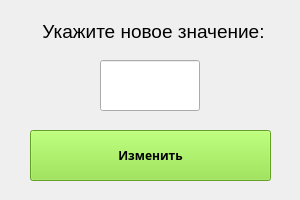
<?xml version="1.0" encoding="UTF-8"?>
<ui version="4.0">
 <class>b_change_popup</class>
 <widget class="QWidget" name="b_change_popup">
  <property name="geometry">
   <rect>
    <x>0</x>
    <y>0</y>
    <width>300</width>
    <height>200</height>
   </rect>
  </property>
  <property name="sizePolicy">
   <sizepolicy hsizetype="Fixed" vsizetype="Fixed">
    <horstretch>0</horstretch>
    <verstretch>0</verstretch>
   </sizepolicy>
  </property>
  <property name="minimumSize">
   <size>
    <width>300</width>
    <height>200</height>
   </size>
  </property>
  <property name="maximumSize">
   <size>
    <width>300</width>
    <height>200</height>
   </size>
  </property>
  <property name="windowTitle">
   <string>Изменить коэффициент</string>
  </property>
  <property name="inputMethodHints">
   <set>Qt::ImhDigitsOnly|Qt::ImhFormattedNumbersOnly</set>
  </property>
  <widget class="QLabel" name="label">
   <property name="geometry">
    <rect>
     <x>30</x>
     <y>20</y>
     <width>247</width>
     <height>22</height>
    </rect>
   </property>
   <property name="font">
    <font>
     <family>Ubuntu</family>
     <pointsize>14</pointsize>
     <weight>50</weight>
     <italic>false</italic>
     <bold>false</bold>
    </font>
   </property>
   <property name="inputMethodHints">
    <set>Qt::ImhDigitsOnly</set>
   </property>
   <property name="text">
    <string>Укажите новое значение:</string>
   </property>
   <property name="textFormat">
    <enum>Qt::AutoText</enum>
   </property>
   <property name="alignment">
    <set>Qt::AlignCenter</set>
   </property>
  </widget>
  <widget class="QPushButton" name="change_btn">
   <property name="geometry">
    <rect>
     <x>30</x>
     <y>130</y>
     <width>241</width>
     <height>51</height>
    </rect>
   </property>
   <property name="sizePolicy">
    <sizepolicy hsizetype="Minimum" vsizetype="Preferred">
     <horstretch>0</horstretch>
     <verstretch>0</verstretch>
    </sizepolicy>
   </property>
   <property name="palette">
    <palette>
     <active>
      <colorrole role="WindowText">
       <brush brushstyle="SolidPattern">
        <color alpha="255">
         <red>0</red>
         <green>0</green>
         <blue>0</blue>
        </color>
       </brush>
      </colorrole>
      <colorrole role="Button">
       <brush brushstyle="SolidPattern">
        <color alpha="255">
         <red>138</red>
         <green>226</green>
         <blue>52</blue>
        </color>
       </brush>
      </colorrole>
      <colorrole role="Light">
       <brush brushstyle="SolidPattern">
        <color alpha="255">
         <red>198</red>
         <green>255</green>
         <blue>143</blue>
        </color>
       </brush>
      </colorrole>
      <colorrole role="Midlight">
       <brush brushstyle="SolidPattern">
        <color alpha="255">
         <red>168</red>
         <green>240</green>
         <blue>97</blue>
        </color>
       </brush>
      </colorrole>
      <colorrole role="Dark">
       <brush brushstyle="SolidPattern">
        <color alpha="255">
         <red>69</red>
         <green>113</green>
         <blue>26</blue>
        </color>
       </brush>
      </colorrole>
      <colorrole role="Mid">
       <brush brushstyle="SolidPattern">
        <color alpha="255">
         <red>92</red>
         <green>151</green>
         <blue>34</blue>
        </color>
       </brush>
      </colorrole>
      <colorrole role="Text">
       <brush brushstyle="SolidPattern">
        <color alpha="255">
         <red>0</red>
         <green>0</green>
         <blue>0</blue>
        </color>
       </brush>
      </colorrole>
      <colorrole role="BrightText">
       <brush brushstyle="SolidPattern">
        <color alpha="255">
         <red>255</red>
         <green>255</green>
         <blue>255</blue>
        </color>
       </brush>
      </colorrole>
      <colorrole role="ButtonText">
       <brush brushstyle="SolidPattern">
        <color alpha="255">
         <red>0</red>
         <green>0</green>
         <blue>0</blue>
        </color>
       </brush>
      </colorrole>
      <colorrole role="Base">
       <brush brushstyle="SolidPattern">
        <color alpha="255">
         <red>255</red>
         <green>255</green>
         <blue>255</blue>
        </color>
       </brush>
      </colorrole>
      <colorrole role="Window">
       <brush brushstyle="SolidPattern">
        <color alpha="255">
         <red>138</red>
         <green>226</green>
         <blue>52</blue>
        </color>
       </brush>
      </colorrole>
      <colorrole role="Shadow">
       <brush brushstyle="SolidPattern">
        <color alpha="255">
         <red>0</red>
         <green>0</green>
         <blue>0</blue>
        </color>
       </brush>
      </colorrole>
      <colorrole role="AlternateBase">
       <brush brushstyle="SolidPattern">
        <color alpha="255">
         <red>196</red>
         <green>240</green>
         <blue>153</blue>
        </color>
       </brush>
      </colorrole>
      <colorrole role="ToolTipBase">
       <brush brushstyle="SolidPattern">
        <color alpha="255">
         <red>255</red>
         <green>255</green>
         <blue>220</blue>
        </color>
       </brush>
      </colorrole>
      <colorrole role="ToolTipText">
       <brush brushstyle="SolidPattern">
        <color alpha="255">
         <red>0</red>
         <green>0</green>
         <blue>0</blue>
        </color>
       </brush>
      </colorrole>
      <colorrole role="PlaceholderText">
       <brush brushstyle="SolidPattern">
        <color alpha="128">
         <red>0</red>
         <green>0</green>
         <blue>0</blue>
        </color>
       </brush>
      </colorrole>
     </active>
     <inactive>
      <colorrole role="WindowText">
       <brush brushstyle="SolidPattern">
        <color alpha="255">
         <red>0</red>
         <green>0</green>
         <blue>0</blue>
        </color>
       </brush>
      </colorrole>
      <colorrole role="Button">
       <brush brushstyle="SolidPattern">
        <color alpha="255">
         <red>138</red>
         <green>226</green>
         <blue>52</blue>
        </color>
       </brush>
      </colorrole>
      <colorrole role="Light">
       <brush brushstyle="SolidPattern">
        <color alpha="255">
         <red>198</red>
         <green>255</green>
         <blue>143</blue>
        </color>
       </brush>
      </colorrole>
      <colorrole role="Midlight">
       <brush brushstyle="SolidPattern">
        <color alpha="255">
         <red>168</red>
         <green>240</green>
         <blue>97</blue>
        </color>
       </brush>
      </colorrole>
      <colorrole role="Dark">
       <brush brushstyle="SolidPattern">
        <color alpha="255">
         <red>69</red>
         <green>113</green>
         <blue>26</blue>
        </color>
       </brush>
      </colorrole>
      <colorrole role="Mid">
       <brush brushstyle="SolidPattern">
        <color alpha="255">
         <red>92</red>
         <green>151</green>
         <blue>34</blue>
        </color>
       </brush>
      </colorrole>
      <colorrole role="Text">
       <brush brushstyle="SolidPattern">
        <color alpha="255">
         <red>0</red>
         <green>0</green>
         <blue>0</blue>
        </color>
       </brush>
      </colorrole>
      <colorrole role="BrightText">
       <brush brushstyle="SolidPattern">
        <color alpha="255">
         <red>255</red>
         <green>255</green>
         <blue>255</blue>
        </color>
       </brush>
      </colorrole>
      <colorrole role="ButtonText">
       <brush brushstyle="SolidPattern">
        <color alpha="255">
         <red>0</red>
         <green>0</green>
         <blue>0</blue>
        </color>
       </brush>
      </colorrole>
      <colorrole role="Base">
       <brush brushstyle="SolidPattern">
        <color alpha="255">
         <red>255</red>
         <green>255</green>
         <blue>255</blue>
        </color>
       </brush>
      </colorrole>
      <colorrole role="Window">
       <brush brushstyle="SolidPattern">
        <color alpha="255">
         <red>138</red>
         <green>226</green>
         <blue>52</blue>
        </color>
       </brush>
      </colorrole>
      <colorrole role="Shadow">
       <brush brushstyle="SolidPattern">
        <color alpha="255">
         <red>0</red>
         <green>0</green>
         <blue>0</blue>
        </color>
       </brush>
      </colorrole>
      <colorrole role="AlternateBase">
       <brush brushstyle="SolidPattern">
        <color alpha="255">
         <red>196</red>
         <green>240</green>
         <blue>153</blue>
        </color>
       </brush>
      </colorrole>
      <colorrole role="ToolTipBase">
       <brush brushstyle="SolidPattern">
        <color alpha="255">
         <red>255</red>
         <green>255</green>
         <blue>220</blue>
        </color>
       </brush>
      </colorrole>
      <colorrole role="ToolTipText">
       <brush brushstyle="SolidPattern">
        <color alpha="255">
         <red>0</red>
         <green>0</green>
         <blue>0</blue>
        </color>
       </brush>
      </colorrole>
      <colorrole role="PlaceholderText">
       <brush brushstyle="SolidPattern">
        <color alpha="128">
         <red>0</red>
         <green>0</green>
         <blue>0</blue>
        </color>
       </brush>
      </colorrole>
     </inactive>
     <disabled>
      <colorrole role="WindowText">
       <brush brushstyle="SolidPattern">
        <color alpha="255">
         <red>69</red>
         <green>113</green>
         <blue>26</blue>
        </color>
       </brush>
      </colorrole>
      <colorrole role="Button">
       <brush brushstyle="SolidPattern">
        <color alpha="255">
         <red>138</red>
         <green>226</green>
         <blue>52</blue>
        </color>
       </brush>
      </colorrole>
      <colorrole role="Light">
       <brush brushstyle="SolidPattern">
        <color alpha="255">
         <red>198</red>
         <green>255</green>
         <blue>143</blue>
        </color>
       </brush>
      </colorrole>
      <colorrole role="Midlight">
       <brush brushstyle="SolidPattern">
        <color alpha="255">
         <red>168</red>
         <green>240</green>
         <blue>97</blue>
        </color>
       </brush>
      </colorrole>
      <colorrole role="Dark">
       <brush brushstyle="SolidPattern">
        <color alpha="255">
         <red>69</red>
         <green>113</green>
         <blue>26</blue>
        </color>
       </brush>
      </colorrole>
      <colorrole role="Mid">
       <brush brushstyle="SolidPattern">
        <color alpha="255">
         <red>92</red>
         <green>151</green>
         <blue>34</blue>
        </color>
       </brush>
      </colorrole>
      <colorrole role="Text">
       <brush brushstyle="SolidPattern">
        <color alpha="255">
         <red>69</red>
         <green>113</green>
         <blue>26</blue>
        </color>
       </brush>
      </colorrole>
      <colorrole role="BrightText">
       <brush brushstyle="SolidPattern">
        <color alpha="255">
         <red>255</red>
         <green>255</green>
         <blue>255</blue>
        </color>
       </brush>
      </colorrole>
      <colorrole role="ButtonText">
       <brush brushstyle="SolidPattern">
        <color alpha="255">
         <red>69</red>
         <green>113</green>
         <blue>26</blue>
        </color>
       </brush>
      </colorrole>
      <colorrole role="Base">
       <brush brushstyle="SolidPattern">
        <color alpha="255">
         <red>138</red>
         <green>226</green>
         <blue>52</blue>
        </color>
       </brush>
      </colorrole>
      <colorrole role="Window">
       <brush brushstyle="SolidPattern">
        <color alpha="255">
         <red>138</red>
         <green>226</green>
         <blue>52</blue>
        </color>
       </brush>
      </colorrole>
      <colorrole role="Shadow">
       <brush brushstyle="SolidPattern">
        <color alpha="255">
         <red>0</red>
         <green>0</green>
         <blue>0</blue>
        </color>
       </brush>
      </colorrole>
      <colorrole role="AlternateBase">
       <brush brushstyle="SolidPattern">
        <color alpha="255">
         <red>138</red>
         <green>226</green>
         <blue>52</blue>
        </color>
       </brush>
      </colorrole>
      <colorrole role="ToolTipBase">
       <brush brushstyle="SolidPattern">
        <color alpha="255">
         <red>255</red>
         <green>255</green>
         <blue>220</blue>
        </color>
       </brush>
      </colorrole>
      <colorrole role="ToolTipText">
       <brush brushstyle="SolidPattern">
        <color alpha="255">
         <red>0</red>
         <green>0</green>
         <blue>0</blue>
        </color>
       </brush>
      </colorrole>
      <colorrole role="PlaceholderText">
       <brush brushstyle="SolidPattern">
        <color alpha="128">
         <red>0</red>
         <green>0</green>
         <blue>0</blue>
        </color>
       </brush>
      </colorrole>
     </disabled>
    </palette>
   </property>
   <property name="font">
    <font>
     <family>Suruma</family>
     <weight>75</weight>
     <bold>true</bold>
    </font>
   </property>
   <property name="text">
    <string>Изменить</string>
   </property>
  </widget>
  <widget class="QLineEdit" name="box">
   <property name="geometry">
    <rect>
     <x>100</x>
     <y>60</y>
     <width>100</width>
     <height>51</height>
    </rect>
   </property>
   <property name="minimumSize">
    <size>
     <width>0</width>
     <height>40</height>
    </size>
   </property>
   <property name="maximumSize">
    <size>
     <width>100</width>
     <height>16777215</height>
    </size>
   </property>
   <property name="font">
    <font>
     <pointsize>13</pointsize>
    </font>
   </property>
   <property name="alignment">
    <set>Qt::AlignCenter</set>
   </property>
   <property name="clearButtonEnabled">
    <bool>false</bool>
   </property>
  </widget>
 </widget>
 <resources/>
 <connections/>
</ui>
